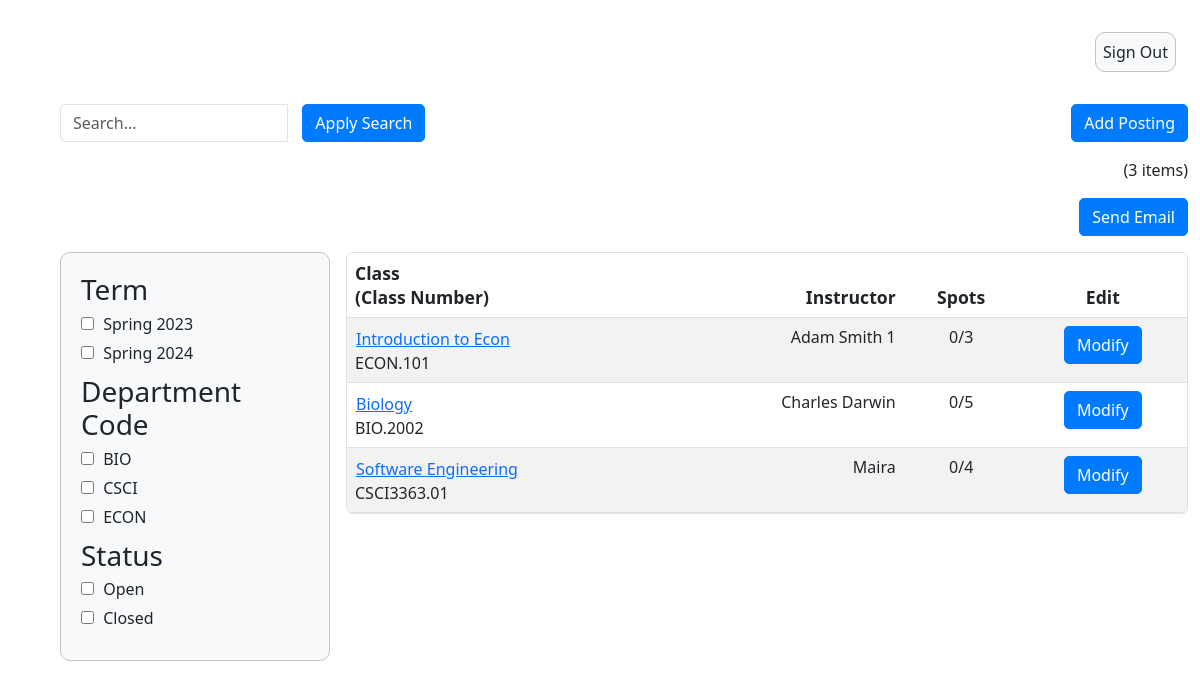
/admin_summary/, run on the app's committed database.
### InstructorAddCourse/models.py (models this page shows)
class InstructorAddCourse(models.Model):
	course_name = models.CharField(max_length=255)
	course_number = models.CharField(max_length=255)
	course_instructor = models.CharField(max_length=255)
	description = models.CharField(max_length=800)
	total_time_commitment = models.DecimalField(max_digits=2, decimal_places=0, validators=[MinValueValidator(0)], default=0)
	has_discussion = models.CharField(choices=[('yes', 'Yes'),('no', 'No')], max_length=50, default='')
	num_ta_needed = models.DecimalField(max_digits=2, decimal_places=0, validators=[MinValueValidator(0)], default=0)
	curr_num_ta = models.IntegerField(default=0)
	graded_meeting = models.CharField(choices=[('yes', 'Yes'),('no', 'No')], max_length=50, default='')
	office_hours = models.DecimalField(max_digits=2, decimal_places=0, validators=[MinValueValidator(0)], default=0)
	other_info = models.CharField(max_length=800, default=None)
	term = models.CharField(default=get_default_term(), max_length=100)

### adminSummary/views.py (the view)
# urls.py: path('admin_summary/', admin_summary_view),
def admin_summary_view(response):
    search_query = response.GET.get('q', '')
    term_filter = response.GET.get('term', '')
    status_filter = response.GET.get('status', '')
    dept_filter = response.GET.get('dept-code', '')
    course_objects = InstructorAddCourse.objects.all()
    applied_filters = []
    if search_query:
        course_objects = course_objects.filter(
            course_name__icontains=search_query)
        applied_filters.append(('q', search_query))
    if term_filter:
        if term_filter in term_keys:
            course_objects = [course for course in course_objects if get_term(
                course) == term_filter]
            applied_filters.append(('term', term_filter))
    if dept_filter:
        if dept_filter in dept_keys:
            course_objects = [course for course in course_objects if get_dept(
                course) == dept_filter]
            applied_filters.append(('dept-code', dept_filter))
    if status_filter:
        if status_filter in status_keys:
            course_objects = [course for course in course_objects if get_status(
                course) == status_filter]
            applied_filters.append(('status', status_filter))
    else:
        applied_filters = [f for f in applied_filters if f[0] != 'status']
    applications = []
    if 'course_number' in response.session:
        course_number = response.session['course_number']
        applications = Application.objects.filter(course_number=course_number)
        del response.session['course_number']
    course_count = len(course_objects)
    context = {'course_objects': course_objects,
               'course_count': course_count, 'applied_filters': applied_filters,
               'term_keys': term_keys, 'dept_keys': dept_keys,
               'applications': applications}
    return render(response, "adminSummary.html", context)

### templates/adminSummary.html (shortened to what this page needs)
{% extends 'appbase.html' %} {% block content %} {% load static %} {% load static admin_templatetags %}
<!DOCTYPE html>
<html>
  <head>
    <link rel="stylesheet" href="{% static 'adminSummary.css' %}" />
  </head>
  <body>
    <div class="container-fluid">
      <form method="get">
      <div class="row">
        <div class="col-md-4">
            <div class="input-group">
              <input
                type="text"
                class="form-control"
                id="search"
                name="q"
                placeholder="Search..."
              />
              <div class="input-group-btn input-space">
                <button type="submit" class="btn btn-primary">
                  Apply Search
                </button>
              </div>
            </div>
        </div>
        <div class="col-md-4">
        </div>
        <div class="col-md-4">
          <div class="text-end">
            <a href="{% url 'add_course' %}" id="add-posting-btn" class="btn btn-primary">
              Add Posting
            </a>
          </div>
        </div>
      </div>
      <div class="row" id="item-row">
        <div class="col-sm">
          <div class="text-end">({{course_count}} items)</div>
        </div>
      </div>
      <div class="row" id="item-row">
        <div class="col-sm">
          <div class="text-end">
            <a href="{% url 'send_email' %}">
              <button type="button" class="btn btn-primary">Send Email</button>
            </a>
          </div>
        </div>
      </div>
      <div class="row">
        <div class="col-sm-3">
          <div class="filter-box">
            <div class="filter-group">
              <h3>Term</h3>
              {% for term in term_keys %}
              <label>
                <input type="checkbox" name="term" value="{{ term }}" /> {{ term }}
              </label>
              {% endfor %}
            </div>
            <div class="filter-group">
              <h3>Department Code</h3>
              {% for dept in dept_keys %}
              <label>
                <input type="checkbox" name="dept-code" value="{{ dept }}" /> {{ dept }}
              </label>
              {% endfor %}
            </div>
            <div class="filter-group">
              <h3>Status</h3>
              <label>
                <input type="checkbox" name="status" value="Open"/> Open
            </label>
            <label>
                <input type="checkbox" name="status" value="Closed"/> Closed
            </label>
            </div>
          </div>
        </div>
        <div class="col-sm-9">
          <table class="table table-striped table-hover rounded overflow-hidden">
            <thead>
              <tr>
                <th>Class<br />(Class Number)</th>
                <th class="text-end">Instructor</th>
                <th class="text-center">Spots</th>
                <th class="text-center">Edit</th>
              </tr>
            </thead>
            <tbody id="table-body">
              {% for course in course_objects %}
              <form method="post" action="{% url 'show_applications' %}">
                <tr>
                  <td>
                    <button type="submit" class="btn btn-link p-0 m-0 text-start course-name-button">{{ course.course_name }}</button>
                    <br />{{ course.course_number }}
                  </td>
                  <td class="text-end">{{ course.course_instructor }}</td>
                  <td class="text-center">
                    {{course.curr_num_ta}}/{{ course.num_ta_needed }}
                  </td>
                  <td class="text-center">
                    <a href="{% url 'edit_course' course.id %}" class="btn btn-primary">Modify</a>
                  </td>
                </tr>
              </form>
            {% endfor %}
            </tbody>
          </table>
        </div>
      </div>
    </form>
  </div>
</body>
</html>
{% endblock %}

### static/adminSummary.css (style rules this page uses)
body { height: 100%; }
table { background: white; border: 1px solid #c3c3c3; border-radius: 5px; width: 50%; border-spacing: 0px; border-collapse: separate; }
table th { font-weight: 600; font-size: 1.1em; background: #c6c6c6; }
table td { background: transparent; }
.filter-box { padding: 20px; border: 1px solid #c3c3c3; background-color: #f8f9fa; border-radius: 10px; }
.filter-group { margin-bottom: 10px; }
.filter-group h3 { margin-top: 0; margin-bottom: 5px; }
.filter-group label { display: block; margin-bottom: 5px; }
.filter-group input[type="checkbox"] { margin-right: 5px; }
[class*="col"] { padding: 0.5rem; }
.input-group-btn.input-space { padding-left: 15px; }
.form-control { border-radius: 5px; }
.btn-primary { background-color: #007bff; border-color: #007bff; border-radius: 5px; }

### data on the page
InstructorAddCourse: course_name "Introduction to Econ", course_number "ECON.101", course_instructor "Adam Smith 1", curr_num_ta "0", num_ta_needed "3"
InstructorAddCourse: course_name "Biology", course_number "BIO.2002", course_instructor "Charles Darwin", curr_num_ta "0", num_ta_needed "5"
InstructorAddCourse: course_name "Software Engineering", course_number "CSCI3363.01", course_instructor "Maira", curr_num_ta "0", num_ta_needed "4"

### other printed values
{{ course_count }} "3"
{{ term }} "Spring 2023" "Spring 2024"
{{ dept }} "BIO" "CSCI" "ECON"
